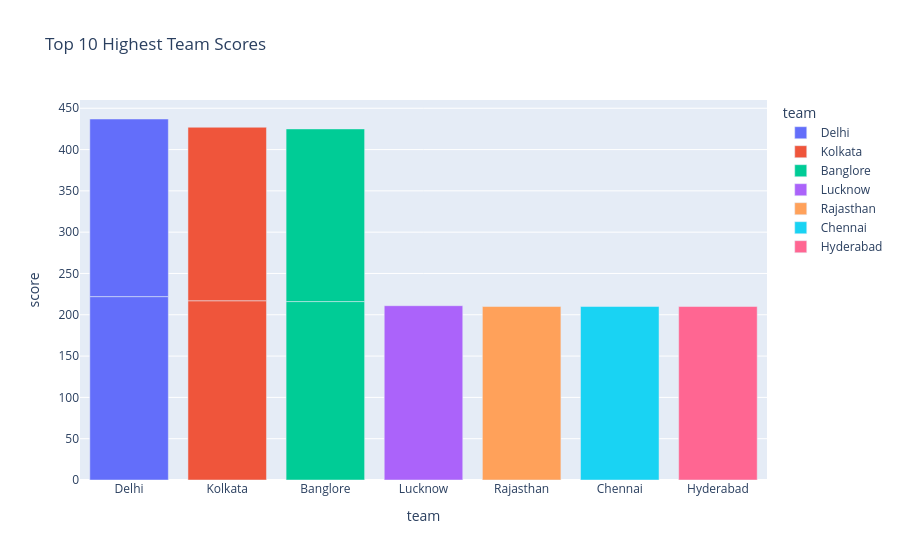

Notebook source saved alongside this figure:
### Code cell
import plotly.express as px
top10 = team_scores.sort_values(by='score',ascending= False).head(10)
fig = px.bar(
    top10,
    x ='team',
    y = 'score',
    color = 'team',
    hover_data=['opponent'],
    title='Top 10 Highest Team Scores'
)
fig.show()

### Figure 1 — Plotly figure (JSON) as saved in the notebook; plotly's stock layout.template omitted (floating-point values rounded to 4 significant figures)
{"data": [{"customdata": [["Rajasthan"], ["Kolkata"]], "hovertemplate": "team=%{x}<br>score=%{y}<br>opponent=%{customdata[0]}<extra></extra>", "legendgroup": "Delhi", "marker": {"color": "#636efa", "pattern": {"shape": ""}}, "name": "Delhi", "orientation": "v", "showlegend": true, "textposition": "auto", "type": "bar", "x": ["Delhi", "Delhi"], "xaxis": "x", "y": [222, 215], "yaxis": "y"}, {"customdata": [["Rajasthan"], ["Lucknow"]], "hovertemplate": "team=%{x}<br>score=%{y}<br>opponent=%{customdata[0]}<extra></extra>", "legendgroup": "Kolkata", "marker": {"color": "#EF553B", "pattern": {"shape": ""}}, "name": "Kolkata", "orientation": "v", "showlegend": true, "textposition": "auto", "type": "bar", "x": ["Kolkata", "Kolkata"], "xaxis": "x", "y": [217, 210], "yaxis": "y"}, {"customdata": [["Chennai"], ["Punjab"]], "hovertemplate": "team=%{x}<br>score=%{y}<br>opponent=%{customdata[0]}<extra></extra>", "legendgroup": "Banglore", "marker": {"color": "#00cc96", "pattern": {"shape": ""}}, "name": "Banglore", "orientation": "v", "showlegend": true, "textposition": "auto", "type": "bar", "x": ["Banglore", "Banglore"], "xaxis": "x", "y": [216, 209], "yaxis": "y"}, {"customdata": [["Chennai"]], "hovertemplate": "team=%{x}<br>score=%{y}<br>opponent=%{customdata[0]}<extra></extra>", "legendgroup": "Lucknow", "marker": {"color": "#ab63fa", "pattern": {"shape": ""}}, "name": "Lucknow", "orientation": "v", "showlegend": true, "textposition": "auto", "type": "bar", "x": ["Lucknow"], "xaxis": "x", "y": [211], "yaxis": "y"}, {"customdata": [["Kolkata"]], "hovertemplate": "team=%{x}<br>score=%{y}<br>opponent=%{customdata[0]}<extra></extra>", "legendgroup": "Rajasthan", "marker": {"color": "#FFA15A", "pattern": {"shape": ""}}, "name": "Rajasthan", "orientation": "v", "showlegend": true, "textposition": "auto", "type": "bar", "x": ["Rajasthan"], "xaxis": "x", "y": [210], "yaxis": "y"}, {"customdata": [["Lucknow"]], "hovertemplate": "team=%{x}<br>score=%{y}<br>opponent=%{customdata[0]}<extra></extra>", "legendgroup": "Chennai", "marker": {"color": "#19d3f3", "pattern": {"shape": ""}}, "name": "Chennai", "orientation": "v", "showlegend": true, "textposition": "auto", "type": "bar", "x": ["Chennai"], "xaxis": "x", "y": [210], "yaxis": "y"}, {"customdata": [["Rajasthan"]], "hovertemplate": "team=%{x}<br>score=%{y}<br>opponent=%{customdata[0]}<extra></extra>", "legendgroup": "Hyderabad", "marker": {"color": "#FF6692", "pattern": {"shape": ""}}, "name": "Hyderabad", "orientation": "v", "showlegend": true, "textposition": "auto", "type": "bar", "x": ["Hyderabad"], "xaxis": "x", "y": [210], "yaxis": "y"}], "layout": {"barmode": "relative", "legend": {"title": {"text": "team"}, "tracegroupgap": 0}, "title": {"text": "Top 10 Highest Team Scores"}, "xaxis": {"anchor": "y", "categoryarray": ["Delhi", "Kolkata", "Banglore", "Lucknow", "Rajasthan", "Chennai", "Hyderabad"], "categoryorder": "array", "domain": [0, 1], "title": {"text": "team"}}, "yaxis": {"anchor": "x", "domain": [0, 1], "title": {"text": "score"}}}}
